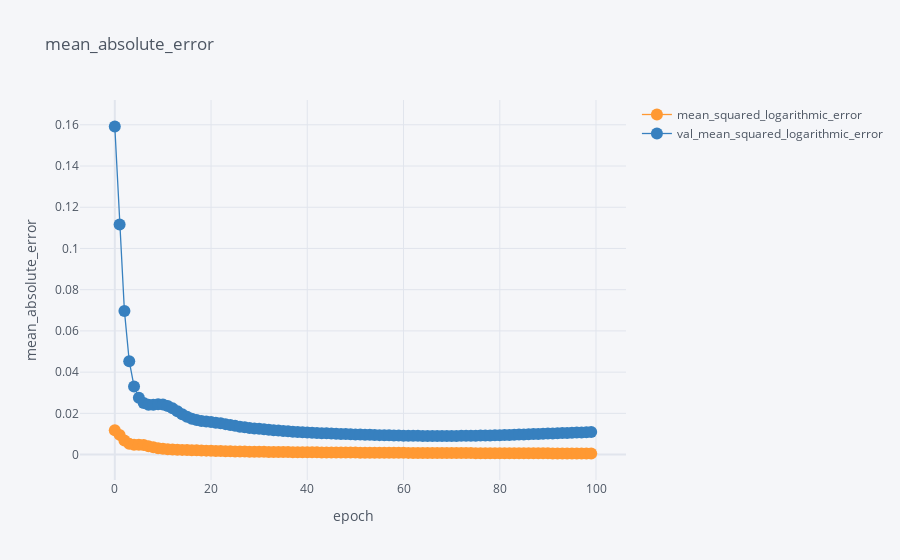

Notebook code for this chart:
### Code cell
df[['epoch', 'mean_squared_logarithmic_error', 'val_mean_squared_logarithmic_error']].iplot(
    x='epoch',
    mode='lines+markers',
    xTitle='epoch',
    yTitle='mean_absolute_error', 
    title='mean_absolute_error'
)
